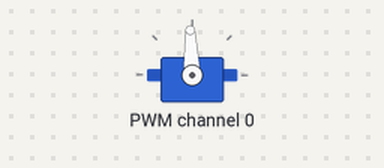
Bench run of a program on a simulated Raspberry Pi (BCM pin numbers). On the bench: servo. Servo angles are drawn from the pulse width (0.5 ms = 0°, 2.5 ms = 180°).

Above: at 0.05 s.
At 2.0 s:
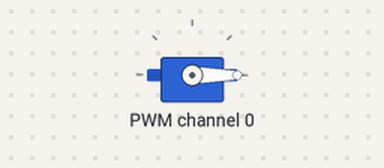
At 3.0 s:
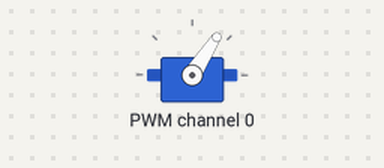
At 4.0 s:
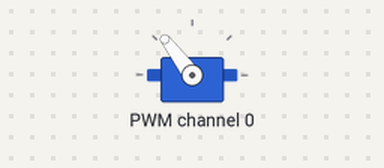
Timing chart, 0 to 5.2 s (numbered marks = the images above):
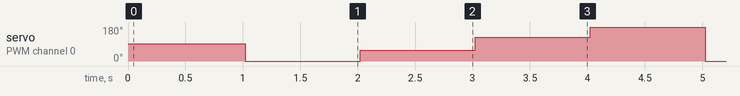

The program:

servoControl2.py
```python
# from __future__ import division    # python2使用
from time import sleep
import Adafruit_PCA9685             # 调用PCA9685模块


class SERVO:
    def __init__(self, channel, startAngle, maxAngle=180):
        self.channel = channel
        # GPIO.setup(port, GPIO.OUT)
        self.maxAngle = maxAngle
        self.pwm = Adafruit_PCA9685.PCA9685()
        self.pwm.set_pwm_freq(50)
        self.nowAngle = startAngle
        self.turnToAngle(self.nowAngle)
        # self.pwm.set_pwm(channel, 0, self.angleToPulseLength(startAngle))

    def angleToPulseLength(self, angle):
        return int(75+(550-75)*(angle/self.maxAngle))

    def turnToAngle(self, angle):
        self.nowAngle = angle
        self.pwm.set_pwm(self.channel, 0, self.angleToPulseLength(angle))

    def addAngle(self, d_angle):
        self.nowAngle = min(max(self.nowAngle+d_angle, 0), self.maxAngle)
        self.turnToAngle(self.nowAngle)


if __name__ == '__main__':
    s1 = SERVO(0, 90)
    sleep(1)
    for i in range(3):
        s1.turnToAngle(0)
        sleep(1)
        s1.turnToAngle(60)
        sleep(1)
        s1.turnToAngle(120)
        sleep(1)
        s1.turnToAngle(180)
        sleep(1)

    for i in range(200):
        s1.addAngle(-1)
        sleep(0.1)
    for i in range(200):
        s1.addAngle(1)
        sleep(0.05)

    # GPIO.setup(37, GPIO.IN)
    # while True:
    #     if GPIO.input(37):
    #         s1.turnToAngle(60)
    #         print('high')
    #     else:
    #         s1.turnToAngle(120)
    #         print('low')

    # GPIO.cleanup()
```
